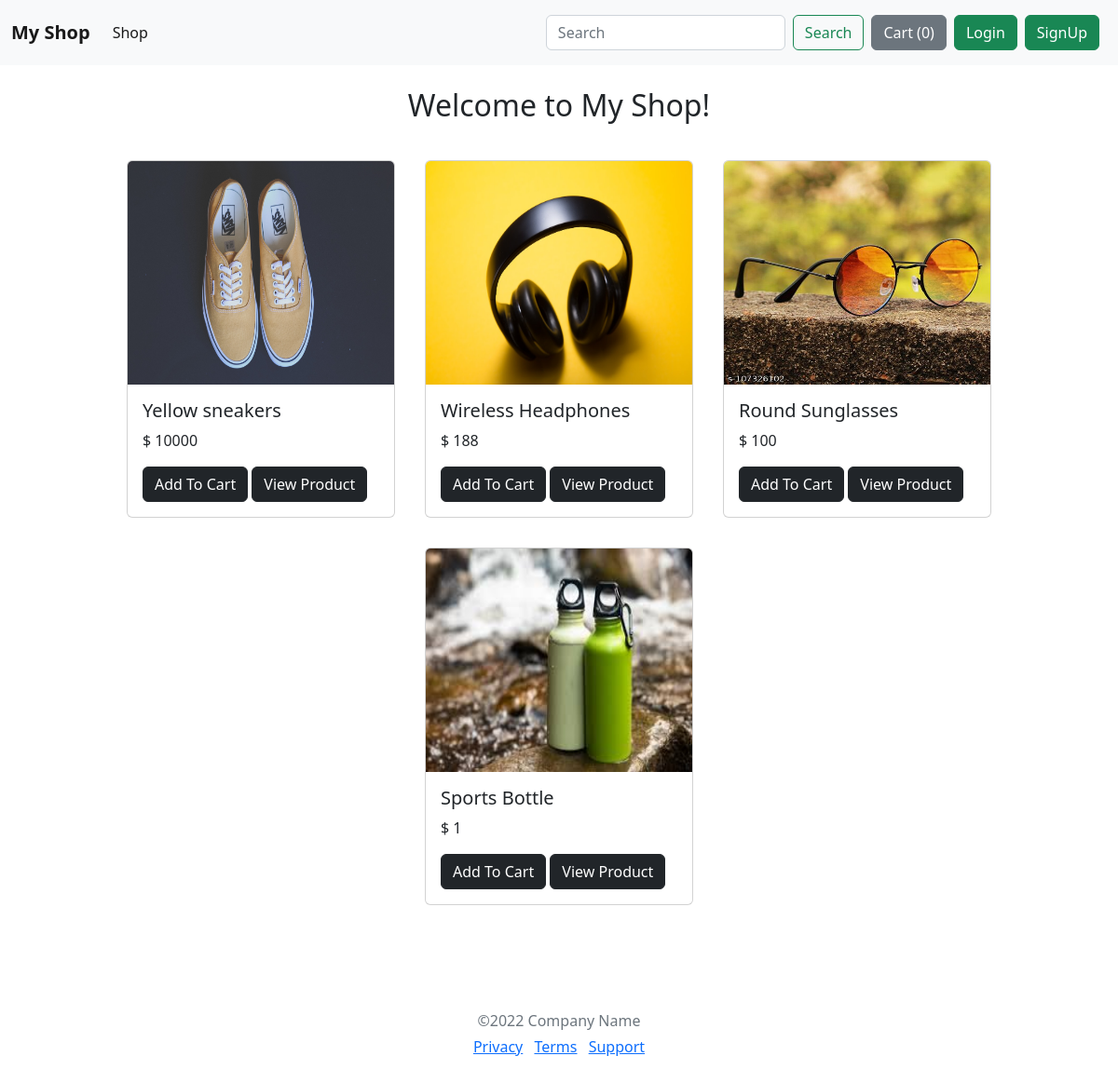
The page / on the database its author committed.
### shop/models.py (models this page shows, shortened)
class Item (models.Model):
    itemID= models.AutoField
    productName =models.CharField(max_length=300, default='')
    productType= models.CharField(max_length=300, default='')
    description =models.CharField(max_length=10000, default='')
    price =models.IntegerField( default='1')
    productImage = models.ImageField(upload_to= 'Images', default='')

### shop/views.py (the view)
def index(request):
    product=Item.objects.all()
    noOfProducts=len(product)
    params={'product':product, 'range': range (noOfProducts)}
    return render (request,'index.html',params)

### shop/Templates/index.html (shortened to what this page needs)
{% extends 'base.html'%}
{% load static %}
{% block body%}
<div class="container-fluid ">
    <div class="text-center">
        <h2 class='m-4'  >Welcome to My Shop!</h2>
      </div>
<div class="container productCards">
{% for i in product %}
<div class="card m-3 " style="width: 18rem;">
    <img src='/media/{{i.productImage}}'  class="card-img-top" alt="...">
    <div class="card-body">
      <h5 class="card-title" id="namepr{{i.id}}">{{i.productName}}</h5>
      <p class="card-text" >$ <span id="pricepr{{i.id}}">{{i.price}}</span></p>
      <span class="divpr" id="divpr{{i.id}}"><button id="pr{{i.id}}" class="btn btn-dark cart">Add To Cart</button></span>
      <a href="productpage/{{i.id}}"><button id="qv{{i.id}}" class="btn btn-dark cart">View Product</button></a>
    </div>
  </div>
{% endfor %}
</div>
</div>
<div>
<footer class="my-5 pt-5 text-muted text-center text-small">
  <p class="mb-1">©2022 Company Name</p>
  <ul class="list-inline">
    <li class="list-inline-item"><a href="#">Privacy</a></li>
    <li class="list-inline-item"><a href="#">Terms</a></li>
    <li class="list-inline-item"><a href="#">Support</a></li>
  </ul>
</footer>
</div>
{% endblock%}

### shop/Templates/base.html (style rules this page uses)
.text-center { text-align: center; }
.productCards { min-height: 100%; display: flex; flex-wrap: wrap; flex-direction: row; justify-content: center; }
.card-img-top { height: 15rem; }

### rows shown on the page
Item: productImage (picture), productName "Yellow sneakers", price "10000"
Item: productImage (picture), productName "Wireless Headphones", price "188"
Item: productImage (picture), productName "Round Sunglasses", price "100"
Item: productImage (picture), productName "Sports Bottle", price "1"
